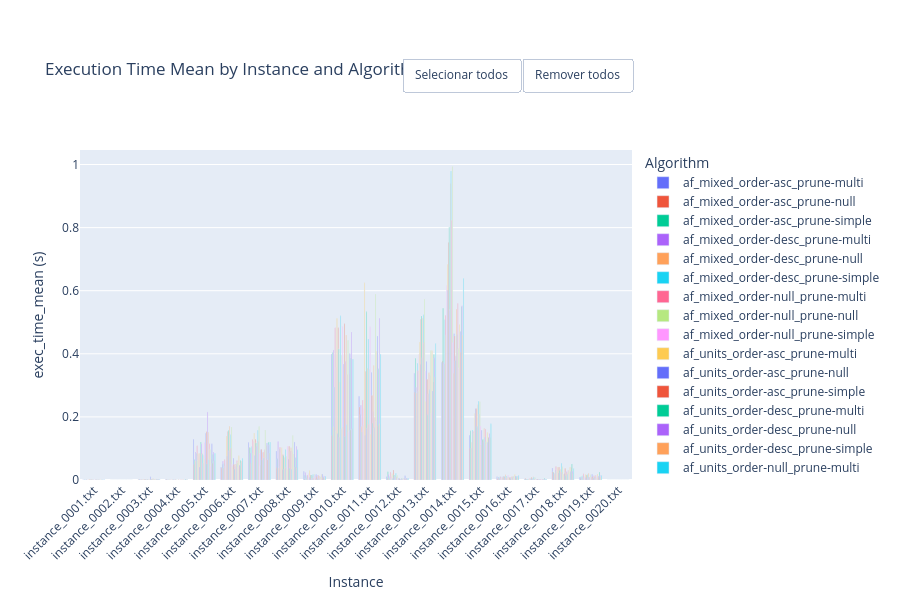

The notebook cell saved with this chart:
### Code cell
# Execution Time Mean

exec_time_plot = (
    df.pivot_table(
        index='instance',
        columns='algorithm',
        values='exec_time_mean',
        aggfunc='mean'
    )
    .sort_index()
    .fillna(0)
)

fig = go.Figure()
for algo in exec_time_plot.columns:
    fig.add_trace(go.Bar(
        name=algo,
        x=exec_time_plot.index,
        y=exec_time_plot[algo],
        hovertemplate=f'<b>{algo}</b><br>Instance: %{{x}}<br>%{{y:.4f}}s<extra></extra>'
    ))

fig.update_layout(
    barmode='group',
    title='Execution Time Mean by Instance and Algorithm',
    xaxis_title='Instance',
    yaxis_title='exec_time_mean (s)',
    legend_title='Algorithm',
    height=600,
    margin=dict(t=150),
    xaxis_tickangle=-45,
)
add_legend_mass_toggle(fig)
fig.show()

### Figure 1 — Plotly figure (JSON) as saved in the notebook; plotly's stock layout.template omitted (floating-point values rounded to 4 significant figures)
{"data": [{"hovertemplate": "<b>af_mixed_order-asc_prune-multi</b><br>Instance: %{x}<br>%{y:.4f}s<extra></extra>", "name": "af_mixed_order-asc_prune-multi", "type": "bar", "x": ["instance_0001.txt", "instance_0002.txt", "instance_0003.txt", "instance_0004.txt", "instance_0005.txt", "instance_0006.txt", "instance_0007.txt", "instance_0008.txt", "instance_0009.txt", "instance_0010.txt", "instance_0011.txt", "instance_0012.txt", "instance_0013.txt", "instance_0014.txt", "instance_0015.txt", "instance_0016.txt", "instance_0017.txt", "instance_0018.txt", "instance_0019.txt", "instance_0020.txt"], "y": [0.000864, 0.000105, 0.001055, 0.001413, 0.1294, 0.04016, 0.1186, 0.0917, 0.02673, 0.3994, 0.2653, 0.01025, 0.3382, 0.3722, 0.1416, 0.01003, 0.002745, 0.03778, 0.008961, 0.000112]}, {"hovertemplate": "<b>af_mixed_order-asc_prune-null</b><br>Instance: %{x}<br>%{y:.4f}s<extra></extra>", "name": "af_mixed_order-asc_prune-null", "type": "bar", "x": ["instance_0001.txt", "instance_0002.txt", "instance_0003.txt", "instance_0004.txt", "instance_0005.txt", "instance_0006.txt", "instance_0007.txt", "instance_0008.txt", "instance_0009.txt", "instance_0010.txt", "instance_0011.txt", "instance_0012.txt", "instance_0013.txt", "instance_0014.txt", "instance_0015.txt", "instance_0016.txt", "instance_0017.txt", "instance_0018.txt", "instance_0019.txt", "instance_0020.txt"], "y": [0.000357, 6.7e-05, 0.000913, 0.001305, 0.04943, 0.03893, 0.1031, 0.03871, 0.003195, 0.1413, 0.231, 0.005812, 0.2771, 0.3775, 0.1009, 0.004945, 0.004481, 0.0255, 0.00482, 9.7e-05]}, {"hovertemplate": "<b>af_mixed_order-asc_prune-simple</b><br>Instance: %{x}<br>%{y:.4f}s<extra></extra>", "name": "af_mixed_order-asc_prune-simple", "type": "bar", "x": ["instance_0001.txt", "instance_0002.txt", "instance_0003.txt", "instance_0004.txt", "instance_0005.txt", "instance_0006.txt", "instance_0007.txt", "instance_0008.txt", "instance_0009.txt", "instance_0010.txt", "instance_0011.txt", "instance_0012.txt", "instance_0013.txt", "instance_0014.txt", "instance_0015.txt", "instance_0016.txt", "instance_0017.txt", "instance_0018.txt", "instance_0019.txt", "instance_0020.txt"], "y": [0.000825, 0.000106, 0.001243, 0.000545, 0.0651, 0.05031, 0.1024, 0.06729, 0.01486, 0.4045, 0.2076, 0.02637, 0.3861, 0.5443, 0.1561, 0.00809, 0.003088, 0.02285, 0.01001, 0.000121]}, {"hovertemplate": "<b>af_mixed_order-desc_prune-multi</b><br>Instance: %{x}<br>%{y:.4f}s<extra></extra>", "name": "af_mixed_order-desc_prune-multi", "type": "bar", "x": ["instance_0001.txt", "instance_0002.txt", "instance_0003.txt", "instance_0004.txt", "instance_0005.txt", "instance_0006.txt", "instance_0007.txt", "instance_0008.txt", "instance_0009.txt", "instance_0010.txt", "instance_0011.txt", "instance_0012.txt", "instance_0013.txt", "instance_0014.txt", "instance_0015.txt", "instance_0016.txt", "instance_0017.txt", "instance_0018.txt", "instance_0019.txt", "instance_0020.txt"], "y": [0.000925, 0.000116, 0.002284, 0.000677, 0.08856, 0.05914, 0.08449, 0.1223, 0.02397, 0.4122, 0.237, 0.01841, 0.293, 0.3716, 0.1013, 0.006995, 0.002137, 0.02025, 0.00865, 0.000119]}, {"hovertemplate": "<b>af_mixed_order-desc_prune-null</b><br>Instance: %{x}<br>%{y:.4f}s<extra></extra>", "name": "af_mixed_order-desc_prune-null", "type": "bar", "x": ["instance_0001.txt", "instance_0002.txt", "instance_0003.txt", "instance_0004.txt", "instance_0005.txt", "instance_0006.txt", "instance_0007.txt", "instance_0008.txt", "instance_0009.txt", "instance_0010.txt", "instance_0011.txt", "instance_0012.txt", "instance_0013.txt", "instance_0014.txt", "instance_0015.txt", "instance_0016.txt", "instance_0017.txt", "instance_0018.txt", "instance_0019.txt", "instance_0020.txt"], "y": [0.000382, 7e-05, 0.001005, 0.000486, 0.06042, 0.03825, 0.05283, 0.03803, 0.007524, 0.1683, 0.1687, 0.005427, 0.2759, 0.368, 0.1185, 0.004972, 0.001623, 0.02005, 0.008818, 8.1e-05]}, {"hovertemplate": "<b>af_mixed_order-desc_prune-simple</b><br>Instance: %{x}<br>%{y:.4f}s<extra></extra>", "name": "af_mixed_order-desc_prune-simple", "type": "bar", "x": ["instance_0001.txt", "instance_0002.txt", "instance_0003.txt", "instance_0004.txt", "instance_0005.txt", "instance_0006.txt", "instance_0007.txt", "instance_0008.txt", "instance_0009.txt", "instance_0010.txt", "instance_0011.txt", "instance_0012.txt", "instance_0013.txt", "instance_0014.txt", "instance_0015.txt", "instance_0016.txt", "instance_0017.txt", "instance_0018.txt", "instance_0019.txt", "instance_0020.txt"], "y": [0.001195, 0.000116, 0.001864, 0.000703, 0.085, 0.05255, 0.1051, 0.09807, 0.01336, 0.2951, 0.151, 0.009932, 0.37, 0.5083, 0.1581, 0.01045, 0.003438, 0.03168, 0.01362, 0.00011]}, {"hovertemplate": "<b>af_mixed_order-null_prune-multi</b><br>Instance: %{x}<br>%{y:.4f}s<extra></extra>", "name": "af_mixed_order-null_prune-multi", "type": "bar", "x": ["instance_0001.txt", "instance_0002.txt", "instance_0003.txt", "instance_0004.txt", "instance_0005.txt", "instance_0006.txt", "instance_0007.txt", "instance_0008.txt", "instance_0009.txt", "instance_0010.txt", "instance_0011.txt", "instance_0012.txt", "instance_0013.txt", "instance_0014.txt", "instance_0015.txt", "instance_0016.txt", "instance_0017.txt", "instance_0018.txt", "instance_0019.txt", "instance_0020.txt"], "y": [0.0006874, 8.74e-05, 0.001775, 0.0007382, 0.1086, 0.06505, 0.1281, 0.1038, 0.01619, 0.4826, 0.2528, 0.02562, 0.3461, 0.5224, 0.1536, 0.01065, 0.002526, 0.04291, 0.01993, 0.0001002]}, {"hovertemplate": "<b>af_mixed_order-null_prune-null</b><br>Instance: %{x}<br>%{y:.4f}s<extra></extra>", "name": "af_mixed_order-null_prune-null", "type": "bar", "x": ["instance_0001.txt", "instance_0002.txt", "instance_0003.txt", "instance_0004.txt", "instance_0005.txt", "instance_0006.txt", "instance_0007.txt", "instance_0008.txt", "instance_0009.txt", "instance_0010.txt", "instance_0011.txt", "instance_0012.txt", "instance_0013.txt", "instance_0014.txt", "instance_0015.txt", "instance_0016.txt", "instance_0017.txt", "instance_0018.txt", "instance_0019.txt", "instance_0020.txt"], "y": [0.0003434, 6.62e-05, 0.001418, 0.0004392, 0.0619, 0.04526, 0.08441, 0.04336, 0.004302, 0.1543, 0.1732, 0.004229, 0.2821, 0.4591, 0.1468, 0.006741, 0.002881, 0.02698, 0.007432, 7.56e-05]}, {"hovertemplate": "<b>af_mixed_order-null_prune-simple</b><br>Instance: %{x}<br>%{y:.4f}s<extra></extra>", "name": "af_mixed_order-null_prune-simple", "type": "bar", "x": ["instance_0001.txt", "instance_0002.txt", "instance_0003.txt", "instance_0004.txt", "instance_0005.txt", "instance_0006.txt", "instance_0007.txt", "instance_0008.txt", "instance_0009.txt", "instance_0010.txt", "instance_0011.txt", "instance_0012.txt", "instance_0013.txt", "instance_0014.txt", "instance_0015.txt", "instance_0016.txt", "instance_0017.txt", "instance_0018.txt", "instance_0019.txt", "instance_0020.txt"], "y": [0.0009738, 0.0001064, 0.001253, 0.0005748, 0.07667, 0.06074, 0.1227, 0.08536, 0.02148, 0.3578, 0.2258, 0.01225, 0.3985, 0.6167, 0.1567, 0.008639, 0.005294, 0.03686, 0.01063, 9.48e-05]}, {"hovertemplate": "<b>af_units_order-asc_prune-multi</b><br>Instance: %{x}<br>%{y:.4f}s<extra></extra>", "name": "af_units_order-asc_prune-multi", "type": "bar", "x": ["instance_0001.txt", "instance_0002.txt", "instance_0003.txt", "instance_0004.txt", "instance_0005.txt", "instance_0006.txt", "instance_0007.txt", "instance_0008.txt", "instance_0009.txt", "instance_0010.txt", "instance_0011.txt", "instance_0012.txt", "instance_0013.txt", "instance_0014.txt", "instance_0015.txt", "instance_0016.txt", "instance_0017.txt", "instance_0018.txt", "instance_0019.txt", "instance_0020.txt"], "y": [0.001144, 0.000119, 0.001936, 0.001169, 0.08411, 0.1397, 0.1479, 0.102, 0.02992, 0.513, 0.6252, 0.01991, 0.4376, 0.6839, 0.2108, 0.008311, 0.005555, 0.04033, 0.01763, 0.00011]}, {"hovertemplate": "<b>af_units_order-asc_prune-null</b><br>Instance: %{x}<br>%{y:.4f}s<extra></extra>", "name": "af_units_order-asc_prune-null", "type": "bar", "x": ["instance_0001.txt", "instance_0002.txt", "instance_0003.txt", "instance_0004.txt", "instance_0005.txt", "instance_0006.txt", "instance_0007.txt", "instance_0008.txt", "instance_0009.txt", "instance_0010.txt", "instance_0011.txt", "instance_0012.txt", "instance_0013.txt", "instance_0014.txt", "instance_0015.txt", "instance_0016.txt", "instance_0017.txt", "instance_0018.txt", "instance_0019.txt", "instance_0020.txt"], "y": [0.000321, 7.3e-05, 0.000826, 0.000342, 0.04151, 0.07567, 0.07798, 0.0326, 0.009065, 0.1464, 0.1408, 0.004837, 0.3664, 0.6006, 0.2262, 0.01097, 0.004311, 0.0225, 0.006745, 8.2e-05]}, {"hovertemplate": "<b>af_units_order-asc_prune-simple</b><br>Instance: %{x}<br>%{y:.4f}s<extra></extra>", "name": "af_units_order-asc_prune-simple", "type": "bar", "x": ["instance_0001.txt", "instance_0002.txt", "instance_0003.txt", "instance_0004.txt", "instance_0005.txt", "instance_0006.txt", "instance_0007.txt", "instance_0008.txt", "instance_0009.txt", "instance_0010.txt", "instance_0011.txt", "instance_0012.txt", "instance_0013.txt", "instance_0014.txt", "instance_0015.txt", "instance_0016.txt", "instance_0017.txt", "instance_0018.txt", "instance_0019.txt", "instance_0020.txt"], "y": [0.001405, 0.000367, 0.002199, 0.0009, 0.08379, 0.1541, 0.1291, 0.0803, 0.01603, 0.4828, 0.3441, 0.03151, 0.5098, 0.7527, 0.2259, 0.01044, 0.00756, 0.04006, 0.01608, 0.000123]}, {"hovertemplate": "<b>af_units_order-desc_prune-multi</b><br>Instance: %{x}<br>%{y:.4f}s<extra></extra>", "name": "af_units_order-desc_prune-multi", "type": "bar", "x": ["instance_0001.txt", "instance_0002.txt", "instance_0003.txt", "instance_0004.txt", "instance_0005.txt", "instance_0006.txt", "instance_0007.txt", "instance_0008.txt", "instance_0009.txt", "instance_0010.txt", "instance_0011.txt", "instance_0012.txt", "instance_0013.txt", "instance_0014.txt", "instance_0015.txt", "instance_0016.txt", "instance_0017.txt", "instance_0018.txt", "instance_0019.txt", "instance_0020.txt"], "y": [0.000838, 0.000106, 0.001829, 0.000816, 0.1208, 0.1565, 0.1175, 0.07725, 0.01617, 0.4153, 0.533, 0.01575, 0.5195, 0.8009, 0.1691, 0.01044, 0.004093, 0.02895, 0.01635, 0.000105]}, {"hovertemplate": "<b>af_units_order-desc_prune-null</b><br>Instance: %{x}<br>%{y:.4f}s<extra></extra>", "name": "af_units_order-desc_prune-null", "type": "bar", "x": ["instance_0001.txt", "instance_0002.txt", "instance_0003.txt", "instance_0004.txt", "instance_0005.txt", "instance_0006.txt", "instance_0007.txt", "instance_0008.txt", "instance_0009.txt", "instance_0010.txt", "instance_0011.txt", "instance_0012.txt", "instance_0013.txt", "instance_0014.txt", "instance_0015.txt", "instance_0016.txt", "instance_0017.txt", "instance_0018.txt", "instance_0019.txt", "instance_0020.txt"], "y": [0.000449, 6.5e-05, 0.001515, 0.000473, 0.115, 0.0927, 0.1074, 0.0346, 0.004757, 0.1358, 0.1643, 0.01012, 0.3877, 0.5391, 0.1687, 0.007318, 0.004847, 0.02438, 0.006919, 8e-05]}, {"hovertemplate": "<b>af_units_order-desc_prune-simple</b><br>Instance: %{x}<br>%{y:.4f}s<extra></extra>", "name": "af_units_order-desc_prune-simple", "type": "bar", "x": ["instance_0001.txt", "instance_0002.txt", "instance_0003.txt", "instance_0004.txt", "instance_0005.txt", "instance_0006.txt", "instance_0007.txt", "instance_0008.txt", "instance_0009.txt", "instance_0010.txt", "instance_0011.txt", "instance_0012.txt", "instance_0013.txt", "instance_0014.txt", "instance_0015.txt", "instance_0016.txt", "instance_0017.txt", "instance_0018.txt", "instance_0019.txt", "instance_0020.txt"], "y": [0.002407, 0.000107, 0.001754, 0.000932, 0.08282, 0.1707, 0.1225, 0.07156, 0.01361, 0.3088, 0.3544, 0.01368, 0.5124, 0.9391, 0.2385, 0.01636, 0.01052, 0.03433, 0.0214, 0.0001]}, {"hovertemplate": "<b>af_units_order-null_prune-multi</b><br>Instance: %{x}<br>%{y:.4f}s<extra></extra>", "name": "af_units_order-null_prune-multi", "type": "bar", "x": ["instance_0001.txt", "instance_0002.txt", "instance_0003.txt", "instance_0004.txt", "instance_0005.txt", "instance_0006.txt", "instance_0007.txt", "instance_0008.txt", "instance_0009.txt", "instance_0010.txt", "instance_0011.txt", "instance_0012.txt", "instance_0013.txt", "instance_0014.txt", "instance_0015.txt", "instance_0016.txt", "instance_0017.txt", "instance_0018.txt", "instance_0019.txt", "instance_0020.txt"], "y": [0.000842, 9.58e-05, 0.002302, 0.0009388, 0.08043, 0.1433, 0.1577, 0.09686, 0.01777, 0.5207, 0.4472, 0.02175, 0.5238, 0.9794, 0.2492, 0.01151, 0.00897, 0.05287, 0.009199, 9.78e-05]}, {"hovertemplate": "<b>af_units_order-null_prune-null</b><br>Instance: %{x}<br>%{y:.4f}s<extra></extra>", "name": "af_units_order-null_prune-null", "type": "bar", "x": ["instance_0001.txt", "instance_0002.txt", "instance_0003.txt", "instance_0004.txt", "instance_0005.txt", "instance_0006.txt", "instance_0007.txt", "instance_0008.txt", "instance_0009.txt", "instance_0010.txt", "instance_0011.txt", "instance_0012.txt", "instance_0013.txt", "instance_0014.txt", "instance_0015.txt", "instance_0016.txt", "instance_0017.txt", "instance_0018.txt", "instance_0019.txt", "instance_0020.txt"], "y": [0.0005456, 6.78e-05, 0.001267, 0.001579, 0.05399, 0.1006, 0.1212, 0.03988, 0.006351, 0.1627, 0.1757, 0.009502, 0.4348, 0.8236, 0.2089, 0.006608, 0.00327, 0.02516, 0.008401, 8.54e-05]}, {"hovertemplate": "<b>af_units_order-null_prune-simple</b><br>Instance: %{x}<br>%{y:.4f}s<extra></extra>", "name": "af_units_order-null_prune-simple", "type": "bar", "x": ["instance_0001.txt", "instance_0002.txt", "instance_0003.txt", "instance_0004.txt", "instance_0005.txt", "instance_0006.txt", "instance_0007.txt", "instance_0008.txt", "instance_0009.txt", "instance_0010.txt", "instance_0011.txt", "instance_0012.txt", "instance_0013.txt", "instance_0014.txt", "instance_0015.txt", "instance_0016.txt", "instance_0017.txt", "instance_0018.txt", "instance_0019.txt", "instance_0020.txt"], "y": [0.001649, 0.0001002, 0.001522, 0.0008356, 0.07813, 0.1677, 0.1692, 0.075, 0.01709, 0.3956, 0.3499, 0.01543, 0.574, 0.9937, 0.248, 0.01037, 0.007431, 0.04191, 0.01643, 9.18e-05]}, {"hovertemplate": "<b>af_useful_order-asc_prune-multi</b><br>Instance: %{x}<br>%{y:.4f}s<extra></extra>", "name": "af_useful_order-asc_prune-multi", "type": "bar", "x": ["instance_0001.txt", "instance_0002.txt", "instance_0003.txt", "instance_0004.txt", "instance_0005.txt", "instance_0006.txt", "instance_0007.txt", "instance_0008.txt", "instance_0009.txt", "instance_0010.txt", "instance_0011.txt", "instance_0012.txt", "instance_0013.txt", "instance_0014.txt", "instance_0015.txt", "instance_0016.txt", "instance_0017.txt", "instance_0018.txt", "instance_0019.txt", "instance_0020.txt"], "y": [0.000579, 0.000107, 0.002428, 0.000395, 0.1186, 0.05032, 0.08398, 0.1072, 0.01484, 0.4868, 0.4858, 0.004276, 0.3454, 0.4349, 0.1714, 0.01571, 0.001688, 0.01867, 0.008285, 0.00011]}, {"hovertemplate": "<b>af_useful_order-asc_prune-null</b><br>Instance: %{x}<br>%{y:.4f}s<extra></extra>", "name": "af_useful_order-asc_prune-null", "type": "bar", "x": ["instance_0001.txt", "instance_0002.txt", "instance_0003.txt", "instance_0004.txt", "instance_0005.txt", "instance_0006.txt", "instance_0007.txt", "instance_0008.txt", "instance_0009.txt", "instance_0010.txt", "instance_0011.txt", "instance_0012.txt", "instance_0013.txt", "instance_0014.txt", "instance_0015.txt", "instance_0016.txt", "instance_0017.txt", "instance_0018.txt", "instance_0019.txt", "instance_0020.txt"], "y": [0.000392, 9.4e-05, 0.00095, 0.000328, 0.06723, 0.04188, 0.04569, 0.03363, 0.00509, 0.1669, 0.1453, 0.001748, 0.2492, 0.3384, 0.1106, 0.007329, 0.000779, 0.01903, 0.008824, 9.6e-05]}, {"hovertemplate": "<b>af_useful_order-asc_prune-simple</b><br>Instance: %{x}<br>%{y:.4f}s<extra></extra>", "name": "af_useful_order-asc_prune-simple", "type": "bar", "x": ["instance_0001.txt", "instance_0002.txt", "instance_0003.txt", "instance_0004.txt", "instance_0005.txt", "instance_0006.txt", "instance_0007.txt", "instance_0008.txt", "instance_0009.txt", "instance_0010.txt", "instance_0011.txt", "instance_0012.txt", "instance_0013.txt", "instance_0014.txt", "instance_0015.txt", "instance_0016.txt", "instance_0017.txt", "instance_0018.txt", "instance_0019.txt", "instance_0020.txt"], "y": [0.00078, 0.000123, 0.01049, 0.000369, 0.1485, 0.06876, 0.09601, 0.06567, 0.01724, 0.368, 0.3408, 0.005681, 0.3759, 0.4636, 0.1576, 0.007306, 0.002334, 0.02079, 0.01847, 0.000107]}, {"hovertemplate": "<b>af_useful_order-desc_prune-multi</b><br>Instance: %{x}<br>%{y:.4f}s<extra></extra>", "name": "af_useful_order-desc_prune-multi", "type": "bar", "x": ["instance_0001.txt", "instance_0002.txt", "instance_0003.txt", "instance_0004.txt", "instance_0005.txt", "instance_0006.txt", "instance_0007.txt", "instance_0008.txt", "instance_0009.txt", "instance_0010.txt", "instance_0011.txt", "instance_0012.txt", "instance_0013.txt", "instance_0014.txt", "instance_0015.txt", "instance_0016.txt", "instance_0017.txt", "instance_0018.txt", "instance_0019.txt", "instance_0020.txt"], "y": [0.000588, 0.000106, 0.002305, 0.000501, 0.1531, 0.04929, 0.09641, 0.1069, 0.01006, 0.4953, 0.2681, 0.004302, 0.3185, 0.4561, 0.1259, 0.008205, 0.002796, 0.03622, 0.01018, 0.000107]}, {"hovertemplate": "<b>af_useful_order-desc_prune-null</b><br>Instance: %{x}<br>%{y:.4f}s<extra></extra>", "name": "af_useful_order-desc_prune-null", "type": "bar", "x": ["instance_0001.txt", "instance_0002.txt", "instance_0003.txt", "instance_0004.txt", "instance_0005.txt", "instance_0006.txt", "instance_0007.txt", "instance_0008.txt", "instance_0009.txt", "instance_0010.txt", "instance_0011.txt", "instance_0012.txt", "instance_0013.txt", "instance_0014.txt", "instance_0015.txt", "instance_0016.txt", "instance_0017.txt", "instance_0018.txt", "instance_0019.txt", "instance_0020.txt"], "y": [0.000473, 8.8e-05, 0.001346, 0.000287, 0.05036, 0.03408, 0.06303, 0.03737, 0.004127, 0.1379, 0.1795, 0.001756, 0.2068, 0.3782, 0.1295, 0.005097, 0.001168, 0.01344, 0.0062, 8.6e-05]}, {"hovertemplate": "<b>af_useful_order-desc_prune-simple</b><br>Instance: %{x}<br>%{y:.4f}s<extra></extra>", "name": "af_useful_order-desc_prune-simple", "type": "bar", "x": ["instance_0001.txt", "instance_0002.txt", "instance_0003.txt", "instance_0004.txt", "instance_0005.txt", "instance_0006.txt", "instance_0007.txt", "instance_0008.txt", "instance_0009.txt", "instance_0010.txt", "instance_0011.txt", "instance_0012.txt", "instance_0013.txt", "instance_0014.txt", "instance_0015.txt", "instance_0016.txt", "instance_0017.txt", "instance_0018.txt", "instance_0019.txt", "instance_0020.txt"], "y": [0.000936, 0.000126, 0.001956, 0.000373, 0.2158, 0.04393, 0.08685, 0.09081, 0.01597, 0.3755, 0.2165, 0.002942, 0.2731, 0.3919, 0.1211, 0.009499, 0.00333, 0.02611, 0.01369, 0.000108]}, {"hovertemplate": "<b>af_useful_order-null_prune-multi</b><br>Instance: %{x}<br>%{y:.4f}s<extra></extra>", "name": "af_useful_order-null_prune-multi", "type": "bar", "x": ["instance_0001.txt", "instance_0002.txt", "instance_0003.txt", "instance_0004.txt", "instance_0005.txt", "instance_0006.txt", "instance_0007.txt", "instance_0008.txt", "instance_0009.txt", "instance_0010.txt", "instance_0011.txt", "instance_0012.txt", "instance_0013.txt", "instance_0014.txt", "instance_0015.txt", "instance_0016.txt", "instance_0017.txt", "instance_0018.txt", "instance_0019.txt", "instance_0020.txt"], "y": [0.000938, 0.0001198, 0.003816, 0.0007064, 0.1502, 0.05096, 0.08879, 0.1022, 0.01421, 0.4593, 0.3629, 0.004676, 0.34, 0.541, 0.1631, 0.01068, 0.002593, 0.02262, 0.0122, 9.58e-05]}, {"hovertemplate": "<b>af_useful_order-null_prune-null</b><br>Instance: %{x}<br>%{y:.4f}s<extra></extra>", "name": "af_useful_order-null_prune-null", "type": "bar", "x": ["instance_0001.txt", "instance_0002.txt", "instance_0003.txt", "instance_0004.txt", "instance_0005.txt", "instance_0006.txt", "instance_0007.txt", "instance_0008.txt", "instance_0009.txt", "instance_0010.txt", "instance_0011.txt", "instance_0012.txt", "instance_0013.txt", "instance_0014.txt", "instance_0015.txt", "instance_0016.txt", "instance_0017.txt", "instance_0018.txt", "instance_0019.txt", "instance_0020.txt"], "y": [0.0004784, 0.0001774, 0.001037, 0.000271, 0.0645, 0.04891, 0.06968, 0.03415, 0.004826, 0.1755, 0.1654, 0.004523, 0.2857, 0.4605, 0.1357, 0.008293, 0.001714, 0.01708, 0.007601, 0.000106]}, {"hovertemplate": "<b>af_useful_order-null_prune-simple</b><br>Instance: %{x}<br>%{y:.4f}s<extra></extra>", "name": "af_useful_order-null_prune-simple", "type": "bar", "x": ["instance_0001.txt", "instance_0002.txt", "instance_0003.txt", "instance_0004.txt", "instance_0005.txt", "instance_0006.txt", "instance_0007.txt", "instance_0008.txt", "instance_0009.txt", "instance_0010.txt", "instance_0011.txt", "instance_0012.txt", "instance_0013.txt", "instance_0014.txt", "instance_0015.txt", "instance_0016.txt", "instance_0017.txt", "instance_0018.txt", "instance_0019.txt", "instance_0020.txt"], "y": [0.0009592, 0.000106, 0.002422, 0.000423, 0.1152, 0.06089, 0.09575, 0.0893, 0.01208, 0.3347, 0.1979, 0.003088, 0.3303, 0.5593, 0.162, 0.01092, 0.003099, 0.03025, 0.0154, 9.38e-05]}, {"hovertemplate": "<b>af_variety_order-asc_prune-multi</b><br>Instance: %{x}<br>%{y:.4f}s<extra></extra>", "name": "af_variety_order-asc_prune-multi", "type": "bar", "x": ["instance_0001.txt", "instance_0002.txt", "instance_0003.txt", "instance_0004.txt", "instance_0005.txt", "instance_0006.txt", "instance_0007.txt", "instance_0008.txt", "instance_0009.txt", "instance_0010.txt", "instance_0011.txt", "instance_0012.txt", "instance_0013.txt", "instance_0014.txt", "instance_0015.txt", "instance_0016.txt", "instance_0017.txt", "instance_0018.txt", "instance_0019.txt", "instance_0020.txt"], "y": [0.001009, 0.000107, 0.002053, 0.000648, 0.09706, 0.05582, 0.1584, 0.141, 0.00913, 0.4419, 0.5896, 0.006691, 0.4108, 0.4158, 0.1215, 0.01108, 0.001485, 0.02649, 0.007803, 0.000105]}, {"hovertemplate": "<b>af_variety_order-asc_prune-null</b><br>Instance: %{x}<br>%{y:.4f}s<extra></extra>", "name": "af_variety_order-asc_prune-null", "type": "bar", "x": ["instance_0001.txt", "instance_0002.txt", "instance_0003.txt", "instance_0004.txt", "instance_0005.txt", "instance_0006.txt", "instance_0007.txt", "instance_0008.txt", "instance_0009.txt", "instance_0010.txt", "instance_0011.txt", "instance_0012.txt", "instance_0013.txt", "instance_0014.txt", "instance_0015.txt", "instance_0016.txt", "instance_0017.txt", "instance_0018.txt", "instance_0019.txt", "instance_0020.txt"], "y": [0.00031, 0.000159, 0.000988, 0.000424, 0.04475, 0.04046, 0.06892, 0.03251, 0.004599, 0.153, 0.1877, 0.003807, 0.213, 0.356, 0.1127, 0.005983, 0.001335, 0.0187, 0.009498, 8.1e-05]}, {"hovertemplate": "<b>af_variety_order-asc_prune-simple</b><br>Instance: %{x}<br>%{y:.4f}s<extra></extra>", "name": "af_variety_order-asc_prune-simple", "type": "bar", "x": ["instance_0001.txt", "instance_0002.txt", "instance_0003.txt", "instance_0004.txt", "instance_0005.txt", "instance_0006.txt", "instance_0007.txt", "instance_0008.txt", "instance_0009.txt", "instance_0010.txt", "instance_0011.txt", "instance_0012.txt", "instance_0013.txt", "instance_0014.txt", "instance_0015.txt", "instance_0016.txt", "instance_0017.txt", "instance_0018.txt", "instance_0019.txt", "instance_0020.txt"], "y": [0.00066, 0.000106, 0.002004, 0.000414, 0.06568, 0.07681, 0.1096, 0.08257, 0.01708, 0.3342, 0.4079, 0.005494, 0.4094, 0.4931, 0.1503, 0.01777, 0.002762, 0.04002, 0.01871, 0.000104]}, {"hovertemplate": "<b>af_variety_order-desc_prune-multi</b><br>Instance: %{x}<br>%{y:.4f}s<extra></extra>", "name": "af_variety_order-desc_prune-multi", "type": "bar", "x": ["instance_0001.txt", "instance_0002.txt", "instance_0003.txt", "instance_0004.txt", "instance_0005.txt", "instance_0006.txt", "instance_0007.txt", "instance_0008.txt", "instance_0009.txt", "instance_0010.txt", "instance_0011.txt", "instance_0012.txt", "instance_0013.txt", "instance_0014.txt", "instance_0015.txt", "instance_0016.txt", "instance_0017.txt", "instance_0018.txt", "instance_0019.txt", "instance_0020.txt"], "y": [0.000514, 8.6e-05, 0.001366, 0.000661, 0.1152, 0.04675, 0.1173, 0.1207, 0.01882, 0.4011, 0.4567, 0.01361, 0.2818, 0.4707, 0.1197, 0.01169, 0.002083, 0.02595, 0.01255, 0.000103]}, {"hovertemplate": "<b>af_variety_order-desc_prune-null</b><br>Instance: %{x}<br>%{y:.4f}s<extra></extra>", "name": "af_variety_order-desc_prune-null", "type": "bar", "x": ["instance_0001.txt", "instance_0002.txt", "instance_0003.txt", "instance_0004.txt", "instance_0005.txt", "instance_0006.txt", "instance_0007.txt", "instance_0008.txt", "instance_0009.txt", "instance_0010.txt", "instance_0011.txt", "instance_0012.txt", "instance_0013.txt", "instance_0014.txt", "instance_0015.txt", "instance_0016.txt", "instance_0017.txt", "instance_0018.txt", "instance_0019.txt", "instance_0020.txt"], "y": [0.000288, 5.8e-05, 0.001008, 0.000365, 0.0532, 0.04244, 0.06444, 0.04032, 0.007114, 0.1583, 0.172, 0.002559, 0.3105, 0.404, 0.1345, 0.004573, 0.001005, 0.03916, 0.008974, 7.9e-05]}, {"hovertemplate": "<b>af_variety_order-desc_prune-simple</b><br>Instance: %{x}<br>%{y:.4f}s<extra></extra>", "name": "af_variety_order-desc_prune-simple", "type": "bar", "x": ["instance_0001.txt", "instance_0002.txt", "instance_0003.txt", "instance_0004.txt", "instance_0005.txt", "instance_0006.txt", "instance_0007.txt", "instance_0008.txt", "instance_0009.txt", "instance_0010.txt", "instance_0011.txt", "instance_0012.txt", "instance_0013.txt", "instance_0014.txt", "instance_0015.txt", "instance_0016.txt", "instance_0017.txt", "instance_0018.txt", "instance_0019.txt", "instance_0020.txt"], "y": [0.000651, 0.000115, 0.001628, 0.002453, 0.08109, 0.06163, 0.1198, 0.07044, 0.007948, 0.3856, 0.3527, 0.004424, 0.3979, 0.5495, 0.1323, 0.01076, 0.005195, 0.05101, 0.02535, 9.9e-05]}, {"hovertemplate": "<b>af_variety_order-null_prune-multi</b><br>Instance: %{x}<br>%{y:.4f}s<extra></extra>", "name": "af_variety_order-null_prune-multi", "type": "bar", "x": ["instance_0001.txt", "instance_0002.txt", "instance_0003.txt", "instance_0004.txt", "instance_0005.txt", "instance_0006.txt", "instance_0007.txt", "instance_0008.txt", "instance_0009.txt", "instance_0010.txt", "instance_0011.txt", "instance_0012.txt", "instance_0013.txt", "instance_0014.txt", "instance_0015.txt", "instance_0016.txt", "instance_0017.txt", "instance_0018.txt", "instance_0019.txt", "instance_0020.txt"], "y": [0.0006442, 8.92e-05, 0.001995, 0.0005338, 0.08851, 0.0547, 0.1117, 0.1071, 0.01305, 0.469, 0.5129, 0.006417, 0.3874, 0.5523, 0.1477, 0.01196, 0.002292, 0.02763, 0.01396, 9.14e-05]}, {"hovertemplate": "<b>af_variety_order-null_prune-null</b><br>Instance: %{x}<br>%{y:.4f}s<extra></extra>", "name": "af_variety_order-null_prune-null", "type": "bar", "x": ["instance_0001.txt", "instance_0002.txt", "instance_0003.txt", "instance_0004.txt", "instance_0005.txt", "instance_0006.txt", "instance_0007.txt", "instance_0008.txt", "instance_0009.txt", "instance_0010.txt", "instance_0011.txt", "instance_0012.txt", "instance_0013.txt", "instance_0014.txt", "instance_0015.txt", "instance_0016.txt", "instance_0017.txt", "instance_0018.txt", "instance_0019.txt", "instance_0020.txt"], "y": [0.0003148, 6.44e-05, 0.0009902, 0.0009386, 0.06067, 0.06024, 0.08527, 0.03879, 0.005459, 0.1624, 0.1775, 0.002512, 0.3261, 0.4588, 0.134, 0.008685, 0.001149, 0.02025, 0.008612, 7.48e-05]}, {"hovertemplate": "<b>af_variety_order-null_prune-simple</b><br>Instance: %{x}<br>%{y:.4f}s<extra></extra>", "name": "af_variety_order-null_prune-simple", "type": "bar", "x": ["instance_0001.txt", "instance_0002.txt", "instance_0003.txt", "instance_0004.txt", "instance_0005.txt", "instance_0006.txt", "instance_0007.txt", "instance_0008.txt", "instance_0009.txt", "instance_0010.txt", "instance_0011.txt", "instance_0012.txt", "instance_0013.txt", "instance_0014.txt", "instance_0015.txt", "instance_0016.txt", "instance_0017.txt", "instance_0018.txt", "instance_0019.txt", "instance_0020.txt"], "y": [0.0008144, 9.7e-05, 0.001874, 0.000757, 0.08517, 0.06895, 0.1205, 0.096, 0.01199, 0.3827, 0.3988, 0.005667, 0.433, 0.6385, 0.1783, 0.01403, 0.003317, 0.03657, 0.01428, 8.1e-05]}], "layout": {"barmode": "group", "height": 600, "legend": {"title": {"text": "Algorithm"}}, "margin": {"t": 150}, "title": {"text": "Execution Time Mean by Instance and Algorithm"}, "updatemenus": [{"buttons": [{"args": [{"visible": [true, true, true, true, true, true, true, true, true, true, true, true, true, true, true, true, true, true, true, true, true, true, true, true, true, true, true, true, true, true, true, true, true, true, true, true]}], "label": "Selecionar todos", "method": "update"}, {"args": [{"visible": ["legendonly", "legendonly", "legendonly", "legendonly", "legendonly", "legendonly", "legendonly", "legendonly", "legendonly", "legendonly", "legendonly", "legendonly", "legendonly", "legendonly", "legendonly", "legendonly", "legendonly", "legendonly", "legendonly", "legendonly", "legendonly", "legendonly", "legendonly", "legendonly", "legendonly", "legendonly", "legendonly", "legendonly", "legendonly", "legendonly", "legendonly", "legendonly", "legendonly", "legendonly", "legendonly", "legendonly"]}], "label": "Remover todos", "method": "update"}], "direction": "right", "showactive": false, "type": "buttons", "x": 1, "xanchor": "right", "y": 1.18, "yanchor": "bottom"}], "xaxis": {"tickangle": -45, "title": {"text": "Instance"}}, "yaxis": {"title": {"text": "exec_time_mean (s)"}}}}
